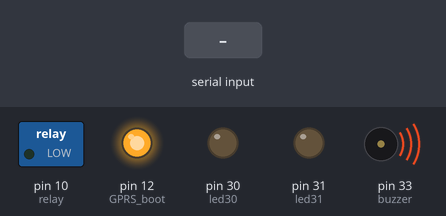
Bench run of a sketch on a simulated Arduino Mega 2560, built with avr-gcc and run on an emulated ATmega2560. Shown: switched loads named in the sketch (green lamp = pin HIGH), output pins drawn as LEDs (lit = HIGH), buzzer (waves = sounding, pin HIGH). The inputs (shaded band) are chosen by the test bench. What the sketch prints to the serial monitor is not drawn.

Above: at 0.1 s.
At 6.2 s:
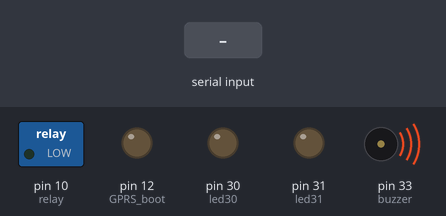
6.3 s: "1" received over the second serial link
8.4 s: "0" received over the second serial link
Timing chart, 0 to 11.4 s (numbered marks = the images above; inputs shaded):
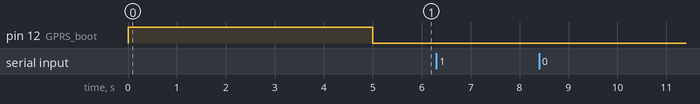

Measured:
- after the input at 6.3 s, every drawn part: stays the same
- after the input at 8.4 s, every drawn part: stays the same

The sketch:

02-sensor-analog.ino
```cpp
// acurator tap and relay

#define tap_feedback 6 // default LOW
#define relay      10 // HIGH -> ON

// network

#define GPRS_boot  12 // HIGH -> ON

// peripherals

#define led30       30 // HIGH -> ON
#define led31       31 // HIGH -> ON

#define buzzer     33 // HIGH -> OFF

// sensors
#define flow_measure 7 // sensor flow input pulse

#define water_tds  A0 // TDS analog input
#define water_temp A1 // temperature analog input
#define flood      A2 // top-right 2P XH2.54

// Serial  = uart0 = USB-TTL
// Serial1 = uart1 = SIM800
// Serial2 = uart2 = TDS_new
// Serial3 = uart3 = Extra Bluetooth

void setup() {
  Serial.begin(115200);
  Serial1.begin(115200);
  Serial2.begin(9600); // TDS sensor read

  pinMode(tap_feedback, INPUT);
  pinMode(led30, OUTPUT);
  pinMode(led31, OUTPUT);
  pinMode(buzzer, OUTPUT);
  pinMode(relay, OUTPUT);

  pinMode(flow_measure, INPUT);

  init_off();
  init_on();
}


void init_off() {
  // turn off leds, buzzers, relay
  pinMode(GPRS_boot, OUTPUT);
  digitalWrite(GPRS_boot, LOW);
  digitalWrite(led30, LOW);
  digitalWrite(led31, LOW);
  digitalWrite(buzzer, HIGH);
  digitalWrite(relay, LOW);
}

void init_on() {
  // turn on SIM800
  pinMode(GPRS_boot, OUTPUT);
  digitalWrite(GPRS_boot, HIGH);
  delay(5000);
  digitalWrite(GPRS_boot, LOW);
}


void loop() {
  //sensors();
  sensor_read();

  //AT_loop();
  //read_relay_status();

  //delay(2000);
}


void sensors() {
  int T = analogRead(A1);
  delay(100);
  Serial.println(T);


  }


void sensor_read() {
  if (Serial2.available()) {
    Serial.write(Serial1.read());
  }
}


void AT_loop() {
  if (Serial1.available()) {
    Serial.write(Serial1.read());
  }
  if (Serial.available()) {
    Serial1.write(Serial.read());
  }
}


void read_relay_status() {
  int tap_staus = digitalRead(tap_feedback);

  if (tap_staus == HIGH) {
    digitalWrite (led30, HIGH);
  }
  else {
    digitalWrite(led30, LOW);
  }
}
```
